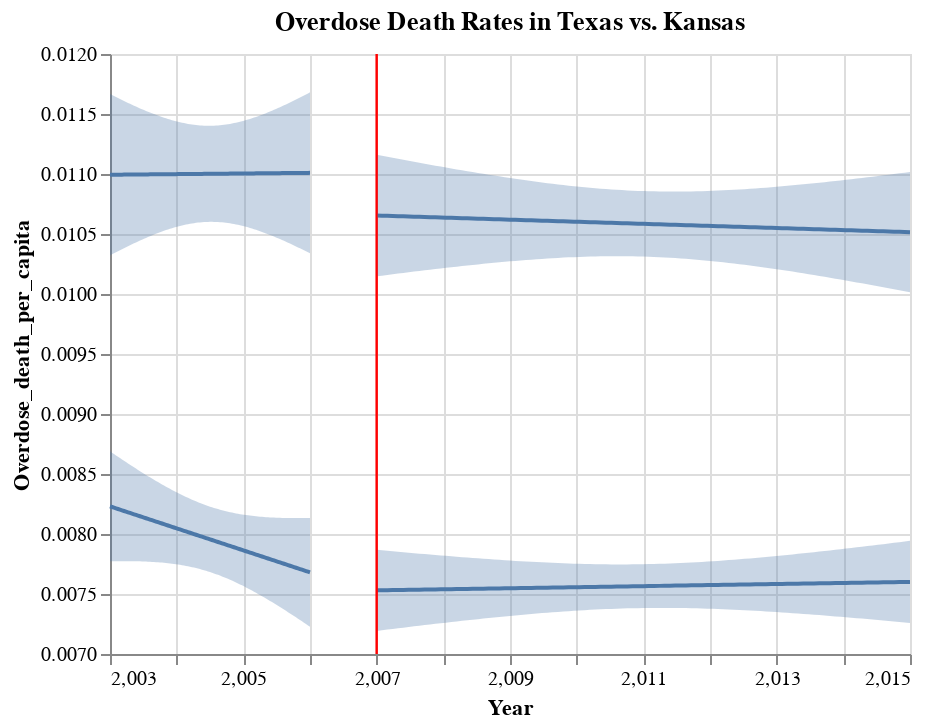

Write notebook code for a chart like this one.
### Code cell
WI_pre, WI_post = pre_post_analysis(WI, 2007)
MS_pre, MS_post = pre_post_analysis(MS, 2007)
KS_pre, KS_post = pre_post_analysis(KS, 2007)
line = get_vertical_line(2007)
TX_vs_WI = alt.layer(TX_pre_post_chart, WI_pre + WI_post, line).properties(
    title="Overdose Death Rates in Texas vs. Wisconsin"
)
TX_vs_MS = alt.layer(TX_pre_post_chart, MS_pre + MS_post, line).properties(
    title="Overdose Death Rates in Texas vs. Mississippi"
)
TX_vs_KS = alt.layer(TX_pre_post_chart, KS_pre + KS_post, line).properties(
    title="Overdose Death Rates in Texas vs. Kansas"
)
TX_vs_KS.display()
